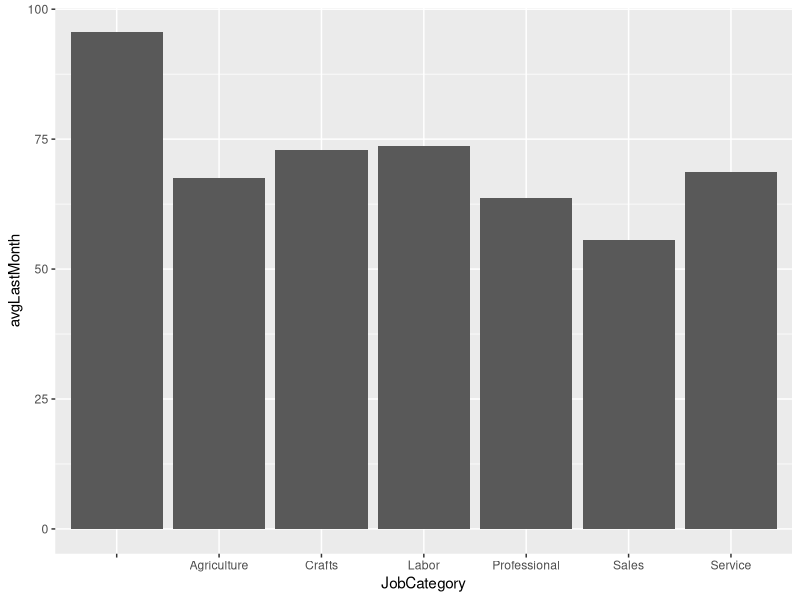
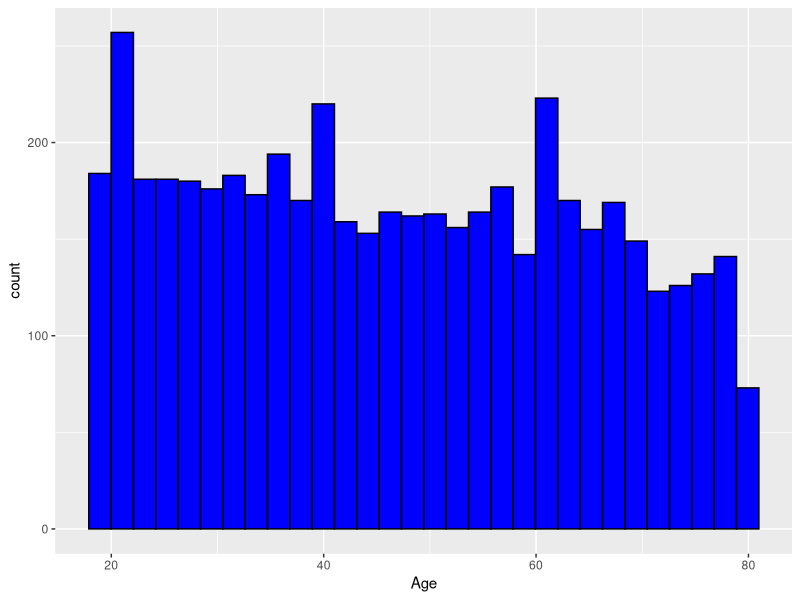
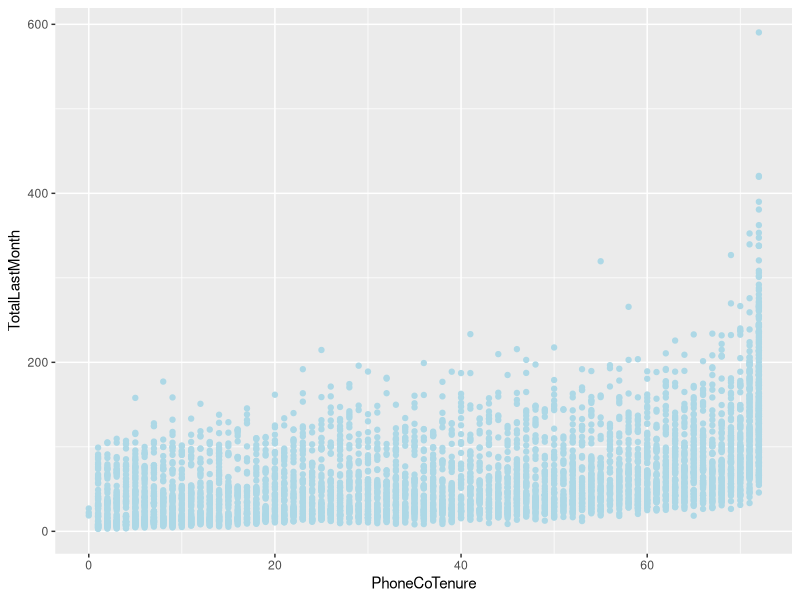
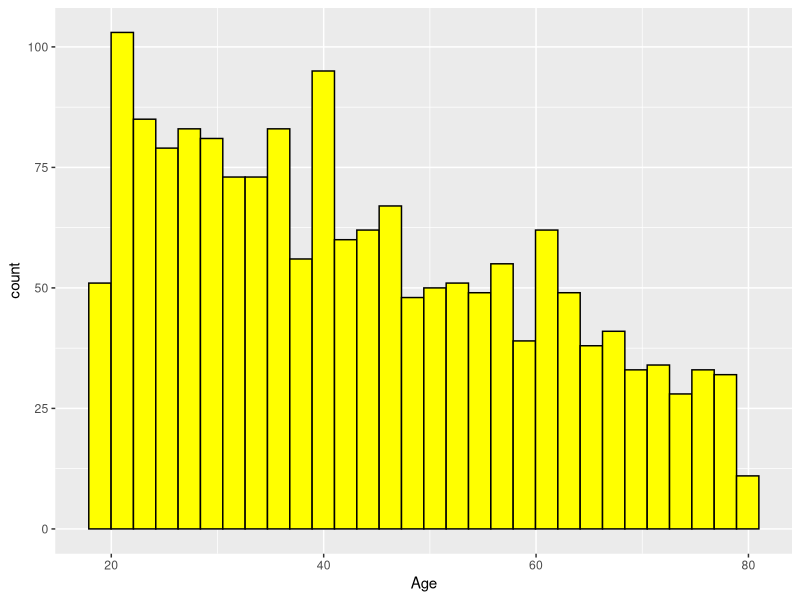
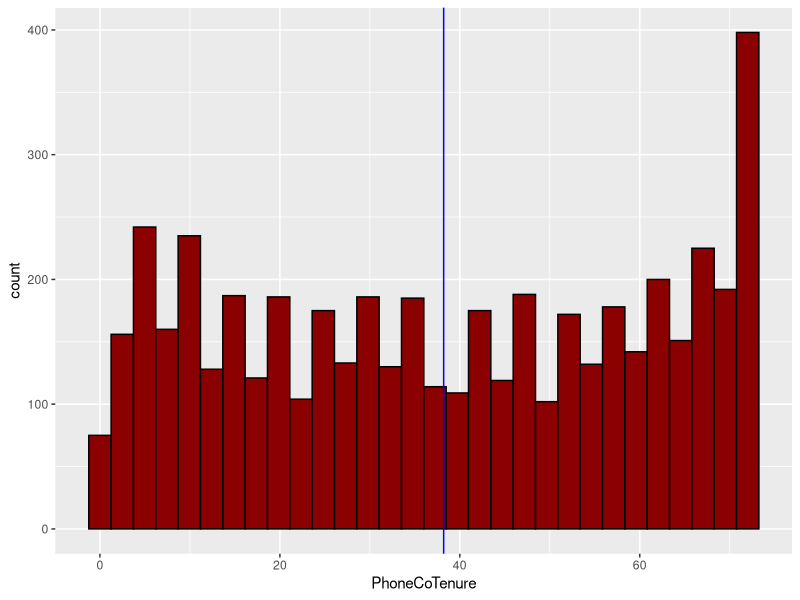
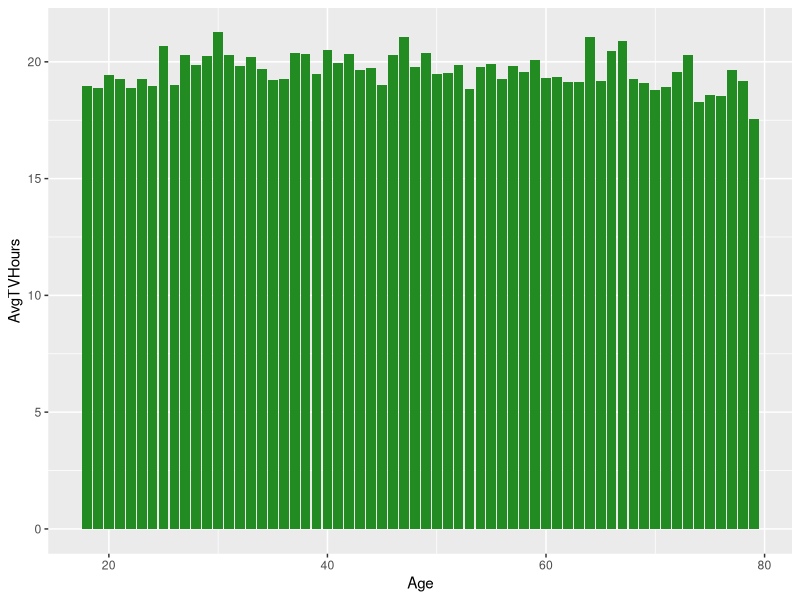
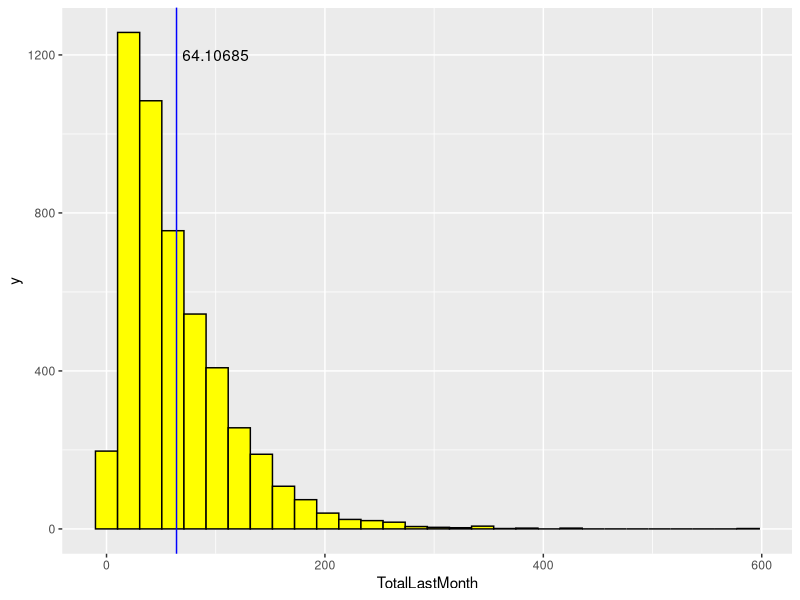
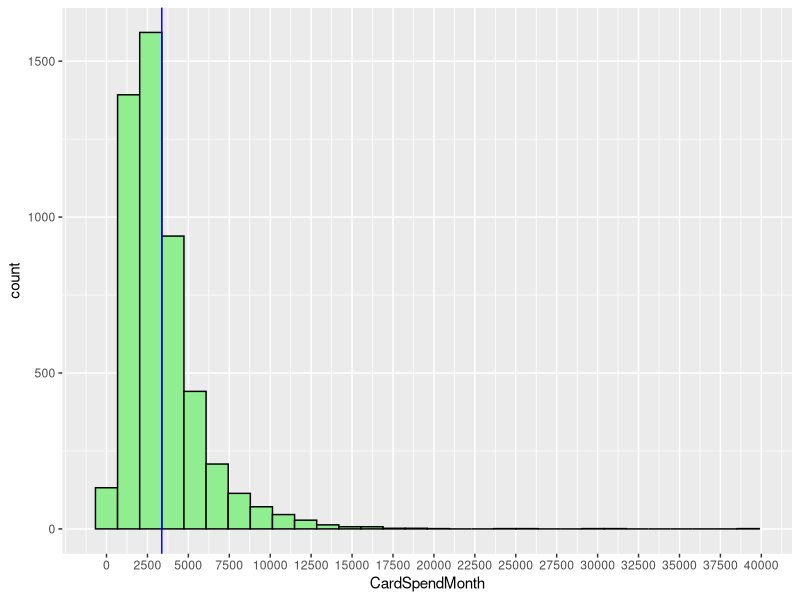

Write R code to recreate these figures, in order.
## ---- chunk 1
knitr::opts_chunk$set(echo = TRUE)
## ---- chunk 2
library(tidyverse)
library(caret)
library(writexl)
## ---- chunk 3
original_data <- read.csv("data/Customer_Dataset_Data.csv", na.strings = "?", stringsAsFactors = F)
original_data <- original_data %>% column_to_rownames(., var = "CustomerID")

data <- original_data
## ---- chunk 4
############################## Data Pre-Processing #############################

# Convert monetary columns from character to numeric

data$VoiceOverTenure <- parse_number(data$VoiceOverTenure)
data$VoiceLastMonth <- parse_number(data$VoiceLastMonth)

data$EquipmentOverTenure <- parse_number(data$EquipmentOverTenure)
data$EquipmentLastMonth <- parse_number(data$EquipmentLastMonth)

data$DataOverTenure <- parse_number(data$DataOverTenure)
data$DataLastMonth <- parse_number(data$DataLastMonth)

data$CardSpendMonth <- parse_number(data$CardSpendMonth)

data$HHIncome <- parse_number(data$HHIncome)

# Handle null values in monetary columns

data$VoiceOverTenure <- replace_na(data$VoiceOverTenure, median(data$VoiceOverTenure))
data$VoiceLastMonth <- replace_na(data$VoiceLastMonth, median(data$VoiceLastMonth))


data$VoiceOverTenure[is.na(data$VoiceOverTenure)] <- median(data$VoiceOverTenure)
data$VoiceLastMonth[is.na(data$VoiceLastMonth)] <- median(data$VoiceLastMonth)

handle_na <- function(data, col1, col2) {
  med_val <- median(data[[col1]], na.rm = TRUE)  # Calculate median of Column 1
  for (i in 1:nrow(data)) {
    if (is.na(data[i, col1])) {
      if (data[i, col2] == "Yes") {
        data[i, col1] <- med_val
      } else {
        data[i, col1] <- 0
      }
    }
  }
  return(data)
}

data <- handle_na(data, "EquipmentOverTenure", "EquipmentRental")
data <- handle_na(data, "EquipmentLastMonth", "EquipmentRental")

data <- handle_na(data, "DataOverTenure", "WirelessData")
data <- handle_na(data, "DataLastMonth", "WirelessData")

data$CardSpendMonth[is.na(data$CardSpendMonth)] <- median(data$CardSpendMonth, na.rm = T)
data$TVWatchingHours[is.na(data$TVWatchingHours)] <- mean(data$TVWatchingHours, na.rm = T)


# Derived Features

data$TotalOverTenure <- data$VoiceOverTenure + data$EquipmentOverTenure + data$DataOverTenure
data$TotalByTenure <- data$TotalOverTenure / data$PhoneCoTenure
data$TotalLastMonth <- data$VoiceLastMonth + data$EquipmentLastMonth + data$DataLastMonth


data$TotalServices <- 0

data[2,"EquipmentRental"]


for (x in (1:nrow(data))) {
  for (y in c("EquipmentRental","WirelessData","Multiline","VM","Pager","Internet",
              "CallerID","CallWait","CallForward","ThreeWayCalling")) {
    if (data[x, y]=="Yes") {
      data[x, "TotalServices"] <- data[x, "TotalServices"] + 1
    }
  }
}

data$TotalDevices <- 0
  
for (x in (1:nrow(data))) {
  for (y in c("Pager","OwnsPC","OwnsMobileDevice","OwnsGameSystem","OwnsFax")) {
    if (data[x, y]=="Yes") {
      data[x, "TotalDevices"] <- data[x, "TotalDevices"] + 1
    } 
  }
  if (data[x,"TVWatchingHours"] != 0) {
    data[x, "TotalDevices"] <- data[x, "TotalDevices"] + 1
  }
}

# data$LogIncome <- log10(data$HHIncome)
# data$LogTotalLastMonth <- log10(data$TotalLastMonth)
## ---- chunk 5
########################### Exploratory Data Analysis ##########################

data_occupation <- data %>%
  group_by(JobCategory) %>%
  summarise(avgLastMonth = mean(TotalLastMonth))

a <- ggplot(data = data_occupation) +
  geom_col(aes(x=JobCategory, y=avgLastMonth))
print(a)

b <- ggplot(data = data) +
  geom_histogram(aes(x=Age), bins=30, color = "black", fill = "blue")
print(b)

c <- ggplot(data = data) +
  geom_point(aes(x=PhoneCoTenure, y=TotalLastMonth), color = "lightblue")
print(c)


data_equip <- data %>%
  add_count(EquipmentRental) %>%
  group_by(EquipmentRental,n) %>%
  summarise(avgLastMonth = mean(TotalLastMonth))

d <- ggplot(data = data %>% filter(EquipmentRental == "Yes")) +
  geom_histogram(aes(x=Age), color="black", fill="yellow", bins=30)
print(d)


data_wireless <- data %>%
  add_count(WirelessData) %>%
  group_by(WirelessData,n) %>%
  summarise(avgLastMonth = mean(TotalLastMonth))

# data <- data %>% mutate(segment = case_when(
#   EquipmentRental == "Yes" & WirelessData == "Yes" ~ 1,
#   EquipmentRental == "Yes" & WirelessData == "No" ~ 2,
#   EquipmentRental == "No" & WirelessData == "Yes" ~ 3,
#   EquipmentRental == "No" & WirelessData == "No" ~ 4,
# ))
# 
# data_segmented <- data %>% add_count(segment) %>%
#   group_by(segment,n) %>%
#   select_if(is.numeric) %>%
#   summarise_all("median")

e <- ggplot(data = data) +
  geom_histogram(aes(x=PhoneCoTenure), color="black", fill="darkred") +
  geom_vline(xintercept = mean(data$PhoneCoTenure), color="blue")
print(e)

# f <- ggplot(data = data) +
#   geom_point(aes(x=LogIncome, y=LogTotalLastMonth), color="blue")
# print(f)

# cor(data$LogIncome, data$LogTotalLastMonth)

g <- ggplot(data = data %>% select(Age, TVWatchingHours) %>%
              group_by(Age) %>%
              summarise(AvgTVHours = mean(TVWatchingHours))) +
  geom_col(aes(x=Age, y=AvgTVHours), fill="forestgreen")
print(g)

# missing_cols <- is.na(data$PhoneCoTenure) | is.na(data$CardSpendMonth) | is.na(data$TotalLastMonth)
# 
# data <- na.omit(data, subset = !missing_cols)


summary(data %>% select(PhoneCoTenure, TotalLastMonth, CardSpendMonth))
## ---- chunk 6
###################### Rule Based Segmentation #################################

h <- ggplot(data = data) +
  geom_histogram(aes(x=TotalLastMonth), color="black", fill="yellow") +
  geom_vline(xintercept=mean(data$TotalLastMonth), color="blue") +
  annotate(geom="text", x=100, y=1200, label=as.character(mean(data$TotalLastMonth)))
print(h)


data$LastMonthGroup <- cut(data$TotalLastMonth, breaks=c(-1,70,600), labels=c("Low", "High"))

i <- ggplot(data = data) +
  geom_histogram(aes(x=CardSpendMonth), color="black", fill="lightgreen") +
  geom_vline(xintercept=mean(data$CardSpendMonth, na.rm = T), color="blue") +
  scale_x_continuous(breaks = seq(0, 40000, by=2500))
print(i)

data$CardSpendGroup <- cut(data$CardSpendMonth, breaks=c(-1,5000,40000), labels=c("Low", "High"))

j <- ggplot(data = data) +
  geom_histogram(aes(x=PhoneCoTenure), color="black", fill="lightblue") +
  geom_vline(xintercept=mean(data$PhoneCoTenure), na.rm = T, color="blue")
print(j)

data$TenureGroup <- cut(data$PhoneCoTenure, breaks=c(-1,40,100), labels=c("Short", "Long"))


data <- data %>% mutate(segment = case_when(
  LastMonthGroup == "Low" & CardSpendGroup == "Low" & TenureGroup == "Short" ~ 1,
  LastMonthGroup == "Low" & CardSpendGroup == "Low" & TenureGroup == "Long" ~ 2,
  LastMonthGroup == "Low" & CardSpendGroup == "High" & TenureGroup == "Short" ~ 3,
  LastMonthGroup == "Low" & CardSpendGroup == "High" & TenureGroup == "Long" ~ 4,
  LastMonthGroup == "High" & CardSpendGroup == "Low" & TenureGroup == "Short" ~ 5,
  LastMonthGroup == "High" & CardSpendGroup == "Low" & TenureGroup == "Long" ~ 6,
  LastMonthGroup == "High" & CardSpendGroup == "High" & TenureGroup == "Short" ~ 7,
  LastMonthGroup == "High" & CardSpendGroup == "High" & TenureGroup == "Long" ~ 8
))

data$CustomerValue <- ifelse(data$segment %in% c(4,6,7,8),"High","Low")
data$CustomerValue <- as.factor(data$CustomerValue)
## ---- chunk 7
###################### Supervised Learning Segmentation ########################


log_reg <- glm(CustomerValue ~ TotalLastMonth + CardSpendMonth + PhoneCoTenure, data=data,
               family = "binomial")

data$probValue <- predict(log_reg, newdata = data, type="response")
data$ValueGroup <- cut(data$probValue, breaks=c(0.0,0.50,1.0),
                         labels=c("Low","High"))
## ---- chunk 8
###################### Unsupervised Learning Segmentation ######################

# Standardize numeric variables
k_points <- data %>% select(c("PhoneCoTenure", "TotalLastMonth", "CardSpendMonth"))
k_points <- scale(k_points)



# Select best number of k-values
ks <- 1:12
tot_within_ss <- sapply(ks, function(k) {
  set.seed(1223)
  cl <- kmeans(k_points, k)
  cl$tot.withinss
})
plot(ks, tot_within_ss, type = "b", ylab = "Total Within Sum of Squares",
     xlab = "Number of k Clusters", main = "Optimal Number of Clusters")



set.seed(1223)
NUM_CLUSTERS <- 3
kclust <- kmeans(k_points, centers = NUM_CLUSTERS, nstart=10)

#add segments to original dataset
data$kmeans_segment <- as.factor(kclust$cluster)

